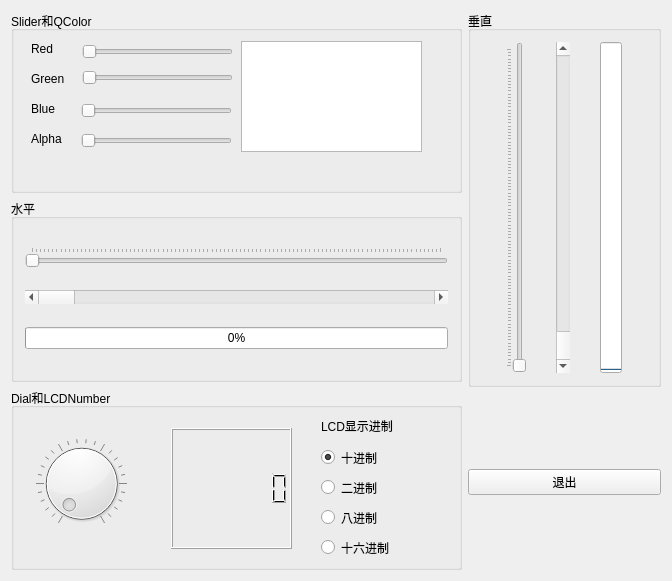
<?xml version="1.0" encoding="UTF-8"?>
<ui version="4.0">
 <class>Widget</class>
 <widget class="QWidget" name="Widget">
  <property name="geometry">
   <rect>
    <x>0</x>
    <y>0</y>
    <width>672</width>
    <height>581</height>
   </rect>
  </property>
  <property name="windowTitle">
   <string>Widget</string>
  </property>
  <layout class="QHBoxLayout" name="horizontalLayout_2" stretch="7,3">
   <item>
    <layout class="QVBoxLayout" name="verticalLayout_2">
     <item>
      <widget class="QGroupBox" name="groupBox">
       <property name="title">
        <string>Slider和QColor</string>
       </property>
       <widget class="QLabel" name="label">
        <property name="geometry">
         <rect>
          <x>20</x>
          <y>30</y>
          <width>41</width>
          <height>16</height>
         </rect>
        </property>
        <property name="text">
         <string>Red</string>
        </property>
        <property name="buddy">
         <cstring>hSliderRed</cstring>
        </property>
       </widget>
       <widget class="QLabel" name="label_2">
        <property name="geometry">
         <rect>
          <x>20</x>
          <y>60</y>
          <width>41</width>
          <height>16</height>
         </rect>
        </property>
        <property name="text">
         <string>Green</string>
        </property>
        <property name="buddy">
         <cstring>hSliderGreen</cstring>
        </property>
       </widget>
       <widget class="QLabel" name="label_3">
        <property name="geometry">
         <rect>
          <x>20</x>
          <y>90</y>
          <width>41</width>
          <height>16</height>
         </rect>
        </property>
        <property name="text">
         <string>Blue</string>
        </property>
        <property name="buddy">
         <cstring>hSliderBlue</cstring>
        </property>
       </widget>
       <widget class="QLabel" name="label_4">
        <property name="geometry">
         <rect>
          <x>20</x>
          <y>120</y>
          <width>41</width>
          <height>16</height>
         </rect>
        </property>
        <property name="text">
         <string>Alpha</string>
        </property>
        <property name="buddy">
         <cstring>hSliderAlpha</cstring>
        </property>
       </widget>
       <widget class="QSlider" name="hSliderRed">
        <property name="geometry">
         <rect>
          <x>71</x>
          <y>31</y>
          <width>151</width>
          <height>19</height>
         </rect>
        </property>
        <property name="maximum">
         <number>255</number>
        </property>
        <property name="orientation">
         <enum>Qt::Horizontal</enum>
        </property>
       </widget>
       <widget class="QSlider" name="hSliderGreen">
        <property name="geometry">
         <rect>
          <x>71</x>
          <y>57</y>
          <width>151</width>
          <height>19</height>
         </rect>
        </property>
        <property name="maximum">
         <number>255</number>
        </property>
        <property name="orientation">
         <enum>Qt::Horizontal</enum>
        </property>
       </widget>
       <widget class="QSlider" name="hSliderBlue">
        <property name="geometry">
         <rect>
          <x>70</x>
          <y>90</y>
          <width>151</width>
          <height>19</height>
         </rect>
        </property>
        <property name="maximum">
         <number>255</number>
        </property>
        <property name="orientation">
         <enum>Qt::Horizontal</enum>
        </property>
       </widget>
       <widget class="QSlider" name="hSliderAlpha">
        <property name="geometry">
         <rect>
          <x>70</x>
          <y>120</y>
          <width>151</width>
          <height>19</height>
         </rect>
        </property>
        <property name="maximum">
         <number>255</number>
        </property>
        <property name="orientation">
         <enum>Qt::Horizontal</enum>
        </property>
        <property name="invertedAppearance">
         <bool>false</bool>
        </property>
        <property name="invertedControls">
         <bool>false</bool>
        </property>
       </widget>
       <widget class="QTextEdit" name="textEdit">
        <property name="geometry">
         <rect>
          <x>230</x>
          <y>30</y>
          <width>181</width>
          <height>111</height>
         </rect>
        </property>
       </widget>
      </widget>
     </item>
     <item>
      <widget class="QGroupBox" name="groupBox_2">
       <property name="title">
        <string>水平</string>
       </property>
       <layout class="QVBoxLayout" name="verticalLayout">
        <item>
         <widget class="QSlider" name="hSliderPing">
          <property name="maximum">
           <number>100</number>
          </property>
          <property name="orientation">
           <enum>Qt::Horizontal</enum>
          </property>
          <property name="tickPosition">
           <enum>QSlider::TicksAbove</enum>
          </property>
         </widget>
        </item>
        <item>
         <widget class="QScrollBar" name="hScrollBar">
          <property name="maximum">
           <number>100</number>
          </property>
          <property name="orientation">
           <enum>Qt::Horizontal</enum>
          </property>
         </widget>
        </item>
        <item>
         <widget class="QProgressBar" name="progressBarH">
          <property name="value">
           <number>0</number>
          </property>
         </widget>
        </item>
       </layout>
      </widget>
     </item>
     <item>
      <widget class="QGroupBox" name="groupBox_3">
       <property name="title">
        <string>Dial和LCDNumber</string>
       </property>
       <widget class="QDial" name="dial">
        <property name="geometry">
         <rect>
          <x>20</x>
          <y>50</y>
          <width>101</width>
          <height>91</height>
         </rect>
        </property>
        <property name="notchesVisible">
         <bool>true</bool>
        </property>
       </widget>
       <widget class="QLCDNumber" name="lcdNumber">
        <property name="geometry">
         <rect>
          <x>160</x>
          <y>40</y>
          <width>121</width>
          <height>121</height>
         </rect>
        </property>
        <property name="digitCount">
         <number>7</number>
        </property>
       </widget>
       <widget class="QLabel" name="label_5">
        <property name="geometry">
         <rect>
          <x>310</x>
          <y>30</y>
          <width>91</width>
          <height>16</height>
         </rect>
        </property>
        <property name="text">
         <string>LCD显示进制</string>
        </property>
       </widget>
       <widget class="QRadioButton" name="rBtnDec">
        <property name="geometry">
         <rect>
          <x>310</x>
          <y>60</y>
          <width>115</width>
          <height>19</height>
         </rect>
        </property>
        <property name="text">
         <string>十进制</string>
        </property>
        <property name="checked">
         <bool>true</bool>
        </property>
       </widget>
       <widget class="QRadioButton" name="rBtbBin">
        <property name="geometry">
         <rect>
          <x>310</x>
          <y>90</y>
          <width>115</width>
          <height>19</height>
         </rect>
        </property>
        <property name="text">
         <string>二进制</string>
        </property>
       </widget>
       <widget class="QRadioButton" name="rBtnOct">
        <property name="geometry">
         <rect>
          <x>310</x>
          <y>120</y>
          <width>115</width>
          <height>19</height>
         </rect>
        </property>
        <property name="text">
         <string>八进制</string>
        </property>
       </widget>
       <widget class="QRadioButton" name="rBtnHex">
        <property name="geometry">
         <rect>
          <x>310</x>
          <y>150</y>
          <width>115</width>
          <height>19</height>
         </rect>
        </property>
        <property name="text">
         <string>十六进制</string>
        </property>
       </widget>
      </widget>
     </item>
    </layout>
   </item>
   <item>
    <layout class="QVBoxLayout" name="verticalLayout_3" stretch="5,1,3,1">
     <property name="sizeConstraint">
      <enum>QLayout::SetFixedSize</enum>
     </property>
     <item>
      <widget class="QGroupBox" name="groupBox_4">
       <property name="title">
        <string>垂直</string>
       </property>
       <layout class="QHBoxLayout" name="horizontalLayout">
        <item>
         <widget class="QSlider" name="verticalSlider">
          <property name="orientation">
           <enum>Qt::Vertical</enum>
          </property>
          <property name="tickPosition">
           <enum>QSlider::TicksAbove</enum>
          </property>
         </widget>
        </item>
        <item>
         <widget class="QScrollBar" name="verticalScrollBar">
          <property name="orientation">
           <enum>Qt::Vertical</enum>
          </property>
          <property name="invertedAppearance">
           <bool>true</bool>
          </property>
         </widget>
        </item>
        <item>
         <widget class="QProgressBar" name="progressBarV">
          <property name="value">
           <number>0</number>
          </property>
          <property name="orientation">
           <enum>Qt::Vertical</enum>
          </property>
         </widget>
        </item>
       </layout>
      </widget>
     </item>
     <item>
      <spacer name="verticalSpacer">
       <property name="orientation">
        <enum>Qt::Vertical</enum>
       </property>
       <property name="sizeHint" stdset="0">
        <size>
         <width>10</width>
         <height>10</height>
        </size>
       </property>
      </spacer>
     </item>
     <item>
      <widget class="QPushButton" name="btnExit">
       <property name="text">
        <string>退出</string>
       </property>
      </widget>
     </item>
     <item>
      <spacer name="verticalSpacer_2">
       <property name="orientation">
        <enum>Qt::Vertical</enum>
       </property>
       <property name="sizeHint" stdset="0">
        <size>
         <width>10</width>
         <height>10</height>
        </size>
       </property>
      </spacer>
     </item>
    </layout>
   </item>
  </layout>
 </widget>
 <layoutdefault spacing="6" margin="11"/>
 <resources/>
 <connections>
  <connection>
   <sender>hSliderPing</sender>
   <signal>valueChanged(int)</signal>
   <receiver>hScrollBar</receiver>
   <slot>setValue(int)</slot>
   <hints>
    <hint type="sourcelabel">
     <x>235</x>
     <y>253</y>
    </hint>
    <hint type="destinationlabel">
     <x>235</x>
     <y>298</y>
    </hint>
   </hints>
  </connection>
  <connection>
   <sender>hScrollBar</sender>
   <signal>valueChanged(int)</signal>
   <receiver>progressBarH</receiver>
   <slot>setValue(int)</slot>
   <hints>
    <hint type="sourcelabel">
     <x>235</x>
     <y>298</y>
    </hint>
    <hint type="destinationlabel">
     <x>235</x>
     <y>342</y>
    </hint>
   </hints>
  </connection>
  <connection>
   <sender>verticalSlider</sender>
   <signal>valueChanged(int)</signal>
   <receiver>progressBarV</receiver>
   <slot>setValue(int)</slot>
   <hints>
    <hint type="sourcelabel">
     <x>513</x>
     <y>200</y>
    </hint>
    <hint type="destinationlabel">
     <x>614</x>
     <y>200</y>
    </hint>
   </hints>
  </connection>
  <connection>
   <sender>verticalSlider</sender>
   <signal>valueChanged(int)</signal>
   <receiver>verticalScrollBar</receiver>
   <slot>setValue(int)</slot>
   <hints>
    <hint type="sourcelabel">
     <x>513</x>
     <y>200</y>
    </hint>
    <hint type="destinationlabel">
     <x>564</x>
     <y>200</y>
    </hint>
   </hints>
  </connection>
  <connection>
   <sender>dial</sender>
   <signal>valueChanged(int)</signal>
   <receiver>lcdNumber</receiver>
   <slot>display(int)</slot>
   <hints>
    <hint type="sourcelabel">
     <x>82</x>
     <y>483</y>
    </hint>
    <hint type="destinationlabel">
     <x>232</x>
     <y>488</y>
    </hint>
   </hints>
  </connection>
  <connection>
   <sender>rBtnDec</sender>
   <signal>clicked()</signal>
   <receiver>lcdNumber</receiver>
   <slot>setDecMode()</slot>
   <hints>
    <hint type="sourcelabel">
     <x>379</x>
     <y>457</y>
    </hint>
    <hint type="destinationlabel">
     <x>232</x>
     <y>488</y>
    </hint>
   </hints>
  </connection>
  <connection>
   <sender>rBtbBin</sender>
   <signal>clicked()</signal>
   <receiver>lcdNumber</receiver>
   <slot>setBinMode()</slot>
   <hints>
    <hint type="sourcelabel">
     <x>379</x>
     <y>487</y>
    </hint>
    <hint type="destinationlabel">
     <x>232</x>
     <y>488</y>
    </hint>
   </hints>
  </connection>
  <connection>
   <sender>rBtnHex</sender>
   <signal>clicked()</signal>
   <receiver>lcdNumber</receiver>
   <slot>setHexMode()</slot>
   <hints>
    <hint type="sourcelabel">
     <x>379</x>
     <y>547</y>
    </hint>
    <hint type="destinationlabel">
     <x>232</x>
     <y>488</y>
    </hint>
   </hints>
  </connection>
  <connection>
   <sender>rBtnOct</sender>
   <signal>clicked()</signal>
   <receiver>lcdNumber</receiver>
   <slot>setOctMode()</slot>
   <hints>
    <hint type="sourcelabel">
     <x>379</x>
     <y>517</y>
    </hint>
    <hint type="destinationlabel">
     <x>232</x>
     <y>488</y>
    </hint>
   </hints>
  </connection>
  <connection>
   <sender>btnExit</sender>
   <signal>clicked()</signal>
   <receiver>Widget</receiver>
   <slot>close()</slot>
   <hints>
    <hint type="sourcelabel">
     <x>564</x>
     <y>474</y>
    </hint>
    <hint type="destinationlabel">
     <x>335</x>
     <y>290</y>
    </hint>
   </hints>
  </connection>
 </connections>
</ui>
